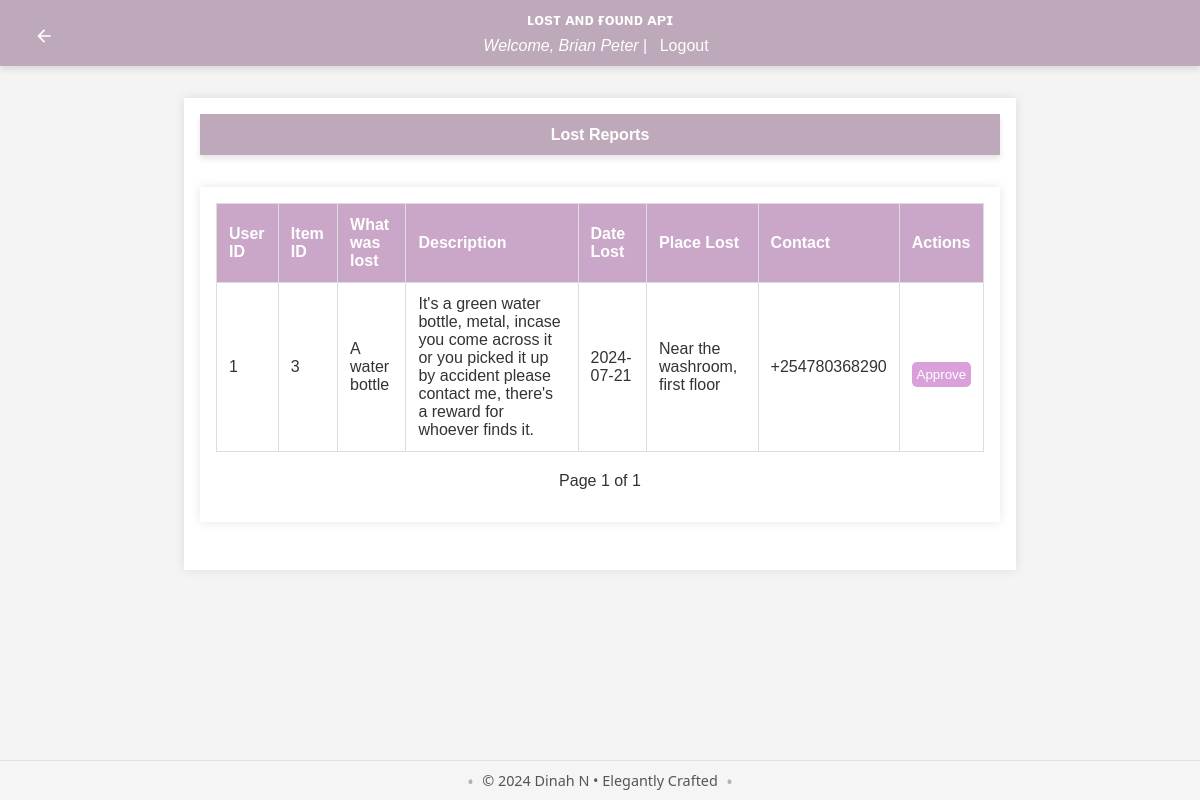
Page /admin/reports/lost (signed in) on the earlier database version.
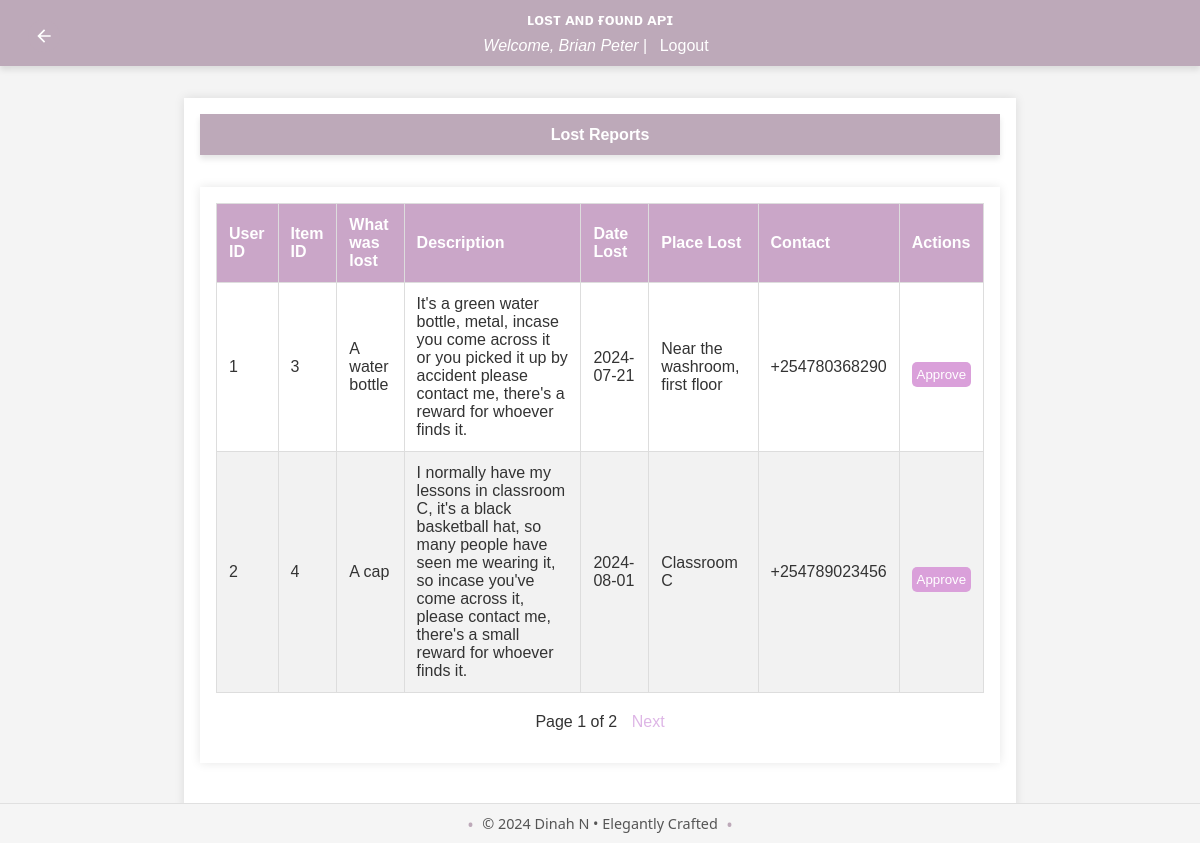
Same page on the later database version.
### app/models/lost_report.py (models this page shows, shortened)
class LostReport(db.Model):
    id = db.Column(db.Integer, primary_key=True)
    user_id = db.Column(db.Integer, db.ForeignKey('user.id'), nullable=False)
    item_id = db.Column(db.Integer, db.ForeignKey('item.id'), nullable=False)
    item_name = db.Column(db.String(150), nullable=True)
    place_lost = db.Column(db.String(150), nullable=False)
    date_lost = db.Column(db.Date, nullable=False)
    time_lost = db.Column(db.Time, nullable=False)
    contact = db.Column(db.String(255), nullable=True)
    description = db.Column(db.String(255), nullable=True)
    primary_color = db.Column(db.String(50), nullable=True)
    secondary_color = db.Column(db.String(50), nullable=True)
    upload_image = db.Column(db.String(250), nullable=True)
    approved = db.Column(db.Boolean, default=False, nullable=False)
    user = db.relationship('User', back_populates='lost_reports')
    item = db.relationship('Item', back_populates='lost_reports')

### app/routes/admin.py (the view)
@bp.route('/reports/lost', methods=['GET'])
@login_required
@admin_required
def view_lost_reports():
    try:
        page = request.args.get('page', 1, type=int)
        per_page = 2  # Number of reports per page
        lost_reports_paginated = LostReport.query.paginate(page=page, per_page=per_page)
        return render_template('view_lost_reports.html', lost_reports=lost_reports_paginated)
    except Exception as e:
        flash(f'Error: {str(e)}', 'error')
        return redirect(url_for('admin.dashboard'))

### app/__init__.py (called while the page is built)
def create_app():
    app = Flask(__name__)
    load_dotenv()
    app.config['SECRET_KEY'] = os.environ.get('FLASK_SECRET_KEY', secrets.token_hex(16))
    app.config.from_object('config.Config')
    app.config.from_pyfile('config.py', silent=True)
    register_extensions(app)
    register_blueprints(app)
    configure_cors(app)
    @app.before_request
    def method_override():
        if request.method == 'POST':
            method = request.form.get('_method')
            if method:
                method = method.upper()
                if method in ['PUT', 'DELETE']:
                    request.environ['REQUEST_METHOD'] = method
    return app

def register_extensions(app):
    db.init_app(app)
    migrate.init_app(app, db)
    bcrypt.init_app(app)
    login_manager.init_app(app)
    mail.init_app(app)
    @login_manager.user_loader
    def load_user(user_id):
        return user.User.query.get(int(user_id))

### app/templates/view_lost_reports.html (shortened to what this page needs)
{% extends "base.html" %}
{% block content %}
<header>
    <a href="{{ url_for('admin.dashboard') }}" class="back-button" title="Back to Dashboard">
        <svg xmlns="http://www.w3.org/2000/svg" viewBox="0 0 24 24" fill="currentColor" width="24" height="24">
            <path d="M20 11H7.83l5.59-5.59L12 4l-8 8 8 8 1.41-1.41L7.83 13H20v-2z"/>
        </svg>
    </a>
    <h1>Lost Reports</h1>
</header>
<main>
    <table>
        <thead>
            <tr>
                <th>User ID</th>
                <th>Item ID</th>
                <th>What was lost</th>
                <th>Description</th>
                <th>Date Lost</th>
                <th>Place Lost</th>
                <th>Contact</th>
                <th>Actions</th>
            </tr>
        </thead>
        <tbody>
            {% for report in lost_reports.items %}
            <tr>
                <td>{{ report.user_id }}</td>
                <td>{{ report.item_id }}</td>
                <td>{{ report.item_name }}</td>
                <td>{{ report.description }}</td>
                <td>{{ report.date_lost }}</td>
                <td>{{ report.place_lost }}</td>
                <td>{{ report.contact }}</td>
                <td>
                    <form action="{{ url_for('admin.approve_lost_report', lost_report_id=report.id) }}" method="post">
                        <button type="submit">Approve</button>
                    </form>
                </td>
            </tr>
            {% endfor %}
        </tbody>
    </table>
    <div class="pagination">
        <span>Page {{ lost_reports.page }} of {{ lost_reports.pages }}</span>
        {% if lost_reports.has_next %}
            <a href="{{ url_for('admin.view_lost_reports', page=lost_reports.next_num) }}" class="next">Next</a>
        {% endif %}
    </div>
</main>
{% endblock %}

Differences in the rows shown:
added LostReport: user_id "2", item_id "4", item_name "A cap", description "I normally have my lessons in classroom C, it's a black basketball hat, so many people have seen me wearing it, so incase you've come across it, please contact me, there's a small reward for whoever finds it.", date_lost "2024-08-01", place_lost "Classroom C", contact "+254789023456"
Other differences:
{{ lost_reports.pages }}: "1" → "2"
text now shown: "Next"
